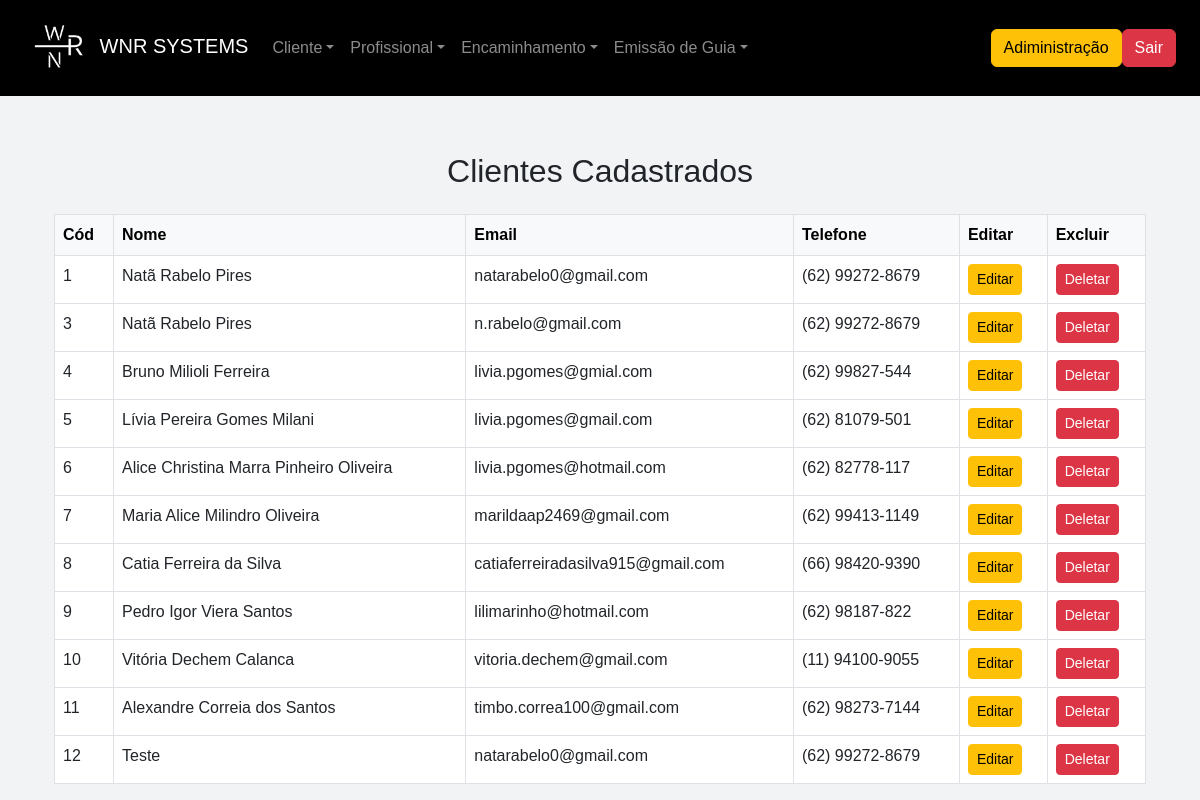
Page /listar_cliente (signed in) on the earlier database version.
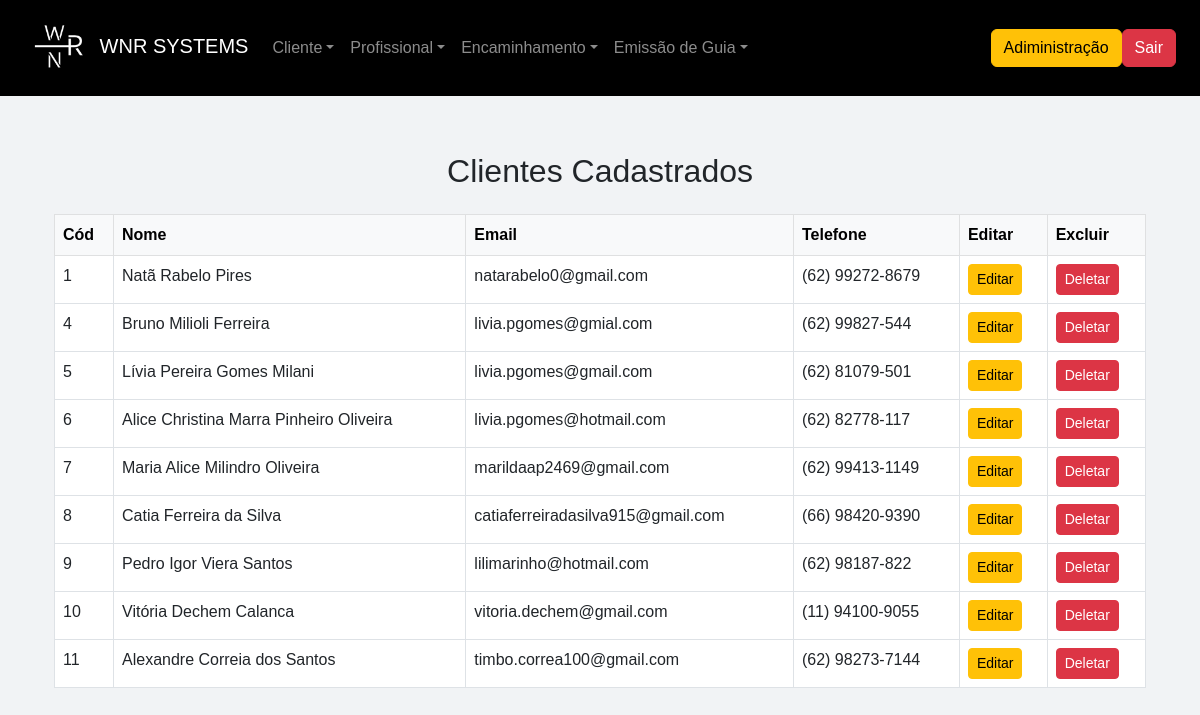
Same page on the later database version.
### app/models.py (models this page shows)
class Cliente(db.Model):
    __tablename__ = "clientes"
    id                      = Column(Integer, primary_key=True, index=True)
    nome                    = Column(String, index=True)
    cpf                     = Column(String(11), unique=True, index=True)
    email                   = Column(String, index=True)
    data_nascimento         = Column(Date)
    renda_familiar          = Column(Float)
    bairro                  = Column(String)
    canal_divulgacao        = Column(String)
    cep                     = Column(String(8))
    cidade                  = Column(String)
    condicao_habitacao      = Column(String)
    cpf_responsavel         = Column(String(11), nullable=True, default="")
    complemento             = Column(String)
    numero_cs               = Column(String)
    despesa_mensal          = Column(Float)
    escolaridade            = Column(String)
    estado                  = Column(String)
    endereco                = Column(String)
    fone_contato            = Column(String)
    fone_pessoal            = Column(String)
    foto                    = Column(String)
    grau_parentesco         = Column(String)
    nome_plano_saude        = Column(String, default="Sem plano de Saúde")
    nome_responsavel        = Column(String, default="")
    numero_filhos           = Column(Integer, default=0)
    possui_filhos           = Column(String)
    plano_saude             = Column(String)
    previdenciario          = Column(String)
    profissao               = Column(String)
    remuneracao             = Column(Float)
    rg                      = Column(String)
    saldo                   = Column(Float)
    sexo                    = Column(String)
    tipo_moradia            = Column(String)
    transporte              = Column(String)
    idade                   = Column(String)
    encaminhamentos = relationship("Encaminhamento", back_populates="cliente", cascade="all, delete-orphan")
    guias = relationship("Guia", back_populates="cliente")

### app/routes/client_routes.py (the view)
@client_bp.route('/listar_cliente', methods=['GET', 'POST'])
@login_required
@role_required('atendimento', 'financeiro', 'admin')
def listar_cliente():
    clientes = Cliente.query.all()
    usuario = current_user
    return render_template('clientes/list.html', clientes=clientes, usuario=usuario)

### app/__init__.py (called while the page is built)
@login_manager.user_loader
def load_user(id):
    return Usuario.query.get(int(id))  # Converte para inteiro e busca no banco

### app/templates/clientes/list.html (shortened to what this page needs)
{% extends 'base.html' %}
{% block content %}
<div class="container mt-5">
    <h2 class="text-center mb-4 mt-5">Clientes Cadastrados</h2>
    <div class="card-body">
        <table id="table" class="table table-bordered table-hover">
            <thead class="table-light">
                <tr>
                    <th>Cód</th>
                    <th>Nome</th>
                    <th>Email</th>
                    <th>Telefone</th>
                    <th>Editar</th>
                    {% if usuario.role == "admin" %}
                    <th>Excluir</th>
                    {% endif %}
                </tr>
            </thead>
            <tbody>
                {% for cliente in clientes %}
                    <tr>
                        <td>{{ cliente.id }}</td>
                        <td>{{ cliente.nome }}</td>
                        <td>{{ cliente.email }}</td>
                        <td>{{ cliente.fone_contato }}</td>
                        <td><a href="{{ url_for('client_bp.editar_cliente', id=cliente.id) }}" class="btn btn-sm btn-warning">Editar</a></td>
                        {% if usuario.role == "admin" %}
                        <td><a href="{{ url_for('client_bp.deletar_cliente', id=cliente.id) }}" class="btn btn-sm btn-danger" data-bs-toggle="modal" data-bs-target="#confirmarExclusao" data-id="{{ cliente.id }}">Deletar</a></td>
                        {% endif %}
                    </tr>
                  {% endfor %}
            </tbody>
        </table>
    </div>
</div>
{% endblock %}

Differences in the rows shown:
removed Cliente: id "3", nome "Natã Rabelo Pires", email "n.rabelo@gmail.com", fone_contato "(62) 99272-8679"
removed Cliente: id "12", nome "Teste", email "natarabelo0@gmail.com", fone_contato "(62) 99272-8679"
